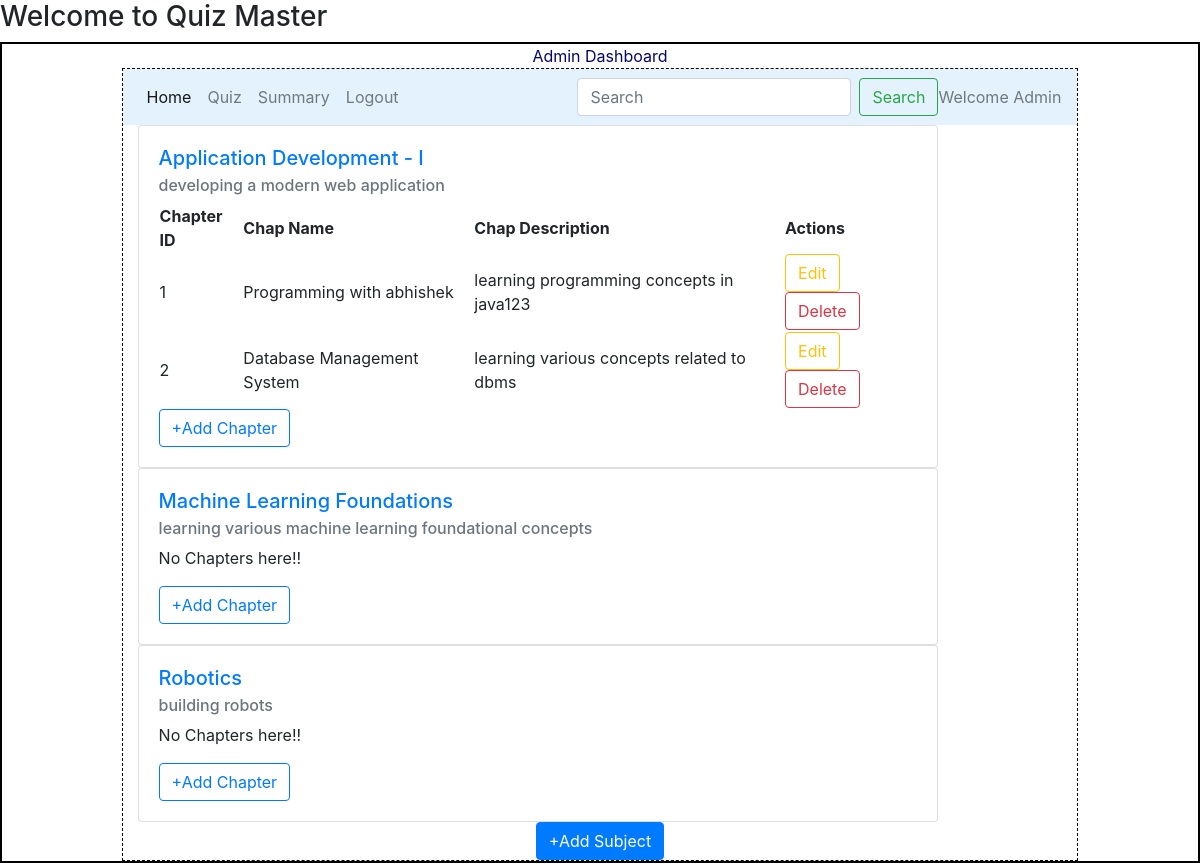
/admin, run on an earlier commit of the app's database.
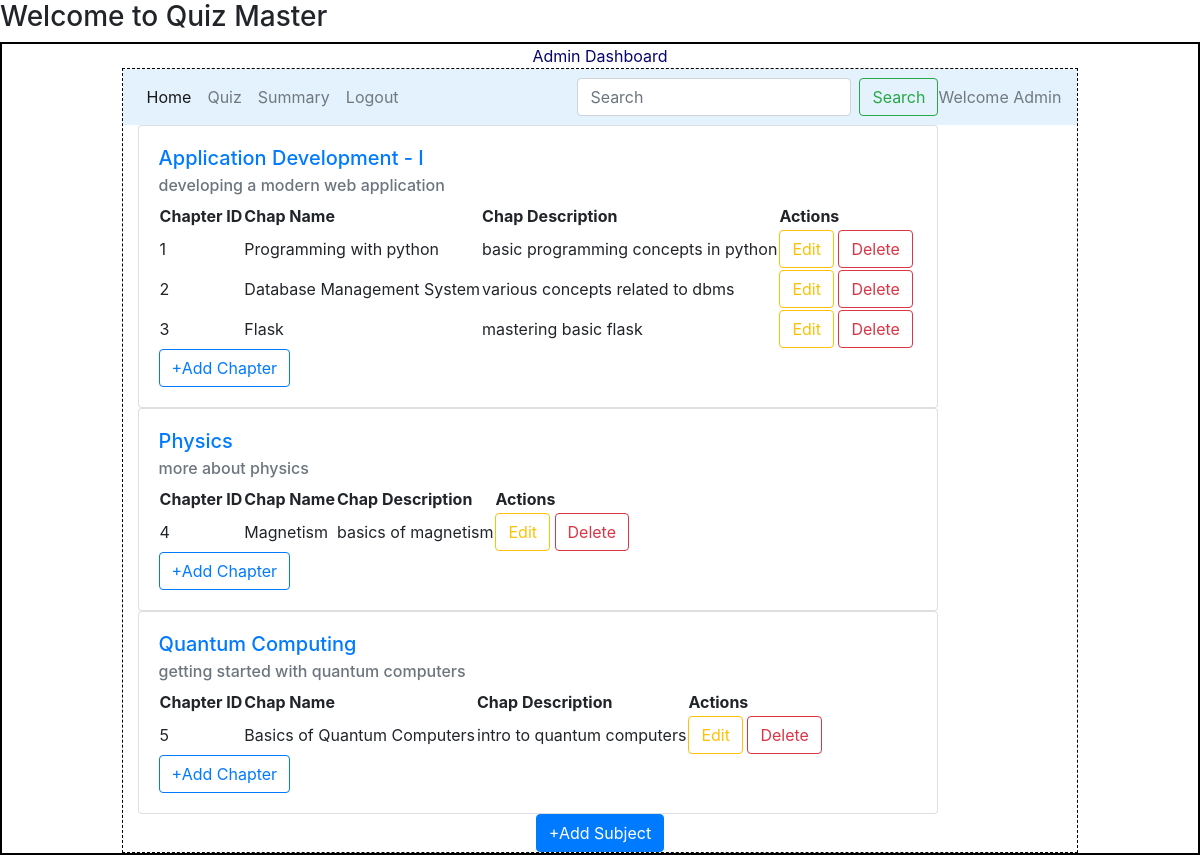
And on a later commit of the database.
### models/model1.py (models this page shows)
class Subject(db.Model):
    __tablename__="subject"
    id=db.Column(db.Integer,primary_key=True)
    name=db.Column(db.String,nullable=False)
    description=db.Column(db.String,nullable=False)
    user_id = db.Column(db.Integer, db.ForeignKey("user_info.id"), nullable=False)
    chapters=db.relationship("Chapter",cascade="all,delete",backref="subject",lazy=True)

class Chapter(db.Model):
    __tablename__="chapter"
    id=db.Column(db.Integer,primary_key=True)
    name=db.Column(db.String,nullable=False)
    description=db.Column(db.String,nullable=False)
    subject_id = db.Column(db.Integer, db.ForeignKey("subject.id"), nullable=False)
    quizes=db.relationship("Quiz",cascade="all,delete",backref="chapter",lazy=True)

### controllers/routes.py (the view)
@app.route('/admin')
def admin_dashboard():
    name=session.get('name','Admin')
    subject=get_subjects()
    quiz_obj=Quiz.query.first()
    return render_template("admin_dashboard.html",name=name,subjects=subject,quiz=quiz_obj)

### controllers/routes.py (called while the page is built)
def get_subjects():
    subject=Subject.query.all()
    return subject

### templates/admin_dashboard.html
{% extends "admin_layout.html" %}
{% block content %}
<div class="container">
    {% if subjects %}
    <div class="row">
        {% for sub in subjects %}
        <div class="col">
            <div class="card" style="width: 50rem;">
                <div class="card-body">
                    <h5 class="card-title">
                        <a href="{{ url_for('subject_detail', subject_id=sub.id,name=sub.name) }}">
                            {{ sub.name }}
                        </a>
                    </h5>
                    <h6 class="card-subtitle mb-2 text-muted">{{ sub.description }}</h6>
                    {% if sub.chapters %}
                    <table>
                        <tr>
                            <th>Chapter ID</th>
                            <th>Chap Name</th>
                            <th>Chap Description</th>
                            <th>Actions</th>
                        </tr>
                        {% for chapter in sub.chapters %}
                        <tr>
                            <td>{{ chapter.id }}</td>
                            <td>{{ chapter.name }}</td>
                            <td>{{ chapter.description }}</td>
                            <td>
                                <a href="{{ url_for('edit_chapter', chapter_id=chapter.id,name=name) }}" class="btn btn-outline-warning">Edit</a>
                                <form action="{{ url_for('delete_chapter', chapter_id=chapter.id,name=name) }}" method="POST" style="display:inline;">
                                    <button type="submit" class="btn btn-outline-danger" onclick="return confirm('Are you sure you want to delete this chapter?');">Delete</button>
                                </form>
                            </td>
                        </tr>
                        {% endfor %}
                    </table>
                    {% else %}
                    <p>No Chapters here!!</p>
                    {% endif %}
                    <a href="{{ url_for('add_chapter', subject_id=sub.id, name=name) }}" class="btn btn-outline-primary">+Add Chapter</a>
                </div>
            </div>
        </div>
        {% endfor %}
    </div>
    {% else %}
    <h3 class="center">No Subjects are available!!</h3>
    {% endif %}
</div>
<div class="center">
    <a href="{{ url_for('add_subject', name=name) }}" class="btn btn-primary">+Add Subject</a>
</div>
{% endblock %}

### templates/admin_layout.html (shortened to what this page needs)
<!DOCTYPE html>
<html lang="en">
<head>
    <link rel="stylesheet" href="/static/main.css">
    <link rel="stylesheet" href="https://cdn.jsdelivr.net/npm/bootstrap@4.0.0/dist/css/bootstrap.min.css">
</head>
<body>
    <h3>Welcome to Quiz Master</h3>
    <div class="my_container">
        <div class="center">Admin Dashboard</div>
        <div class="my_panel">
            <nav class="navbar navbar-expand-lg navbar-light" style="background-color: #e3f2fd;">
                <div class="collapse navbar-collapse" id="navbarText">
                  <ul class="navbar-nav mr-auto">
                    <li class="nav-item active">
                        <a class="nav-link" href="{{url_for('admin_dashboard')}}">Home</a>
                    </li>
                    <li class="nav-item">
                      <li class="nav-item">
                      {% if quiz %}
                        <a class="nav-link" href="{{ url_for('quizManagement_dashboard', chapter_id=quiz.chapter_id, quiz_name=quiz.quiz_name) }}">Quiz</a>
                      {% endif %}
                      </li>
                    </li>
                    <li class="nav-item">
                      <a class="nav-link" href="{{url_for('admin_summary')}}">Summary</a>
                    </li>
                    <li class="nav-item">
                      <a class="nav-link" href="{{url_for('signin')}}">Logout</a>
                    </li>
                  </ul>
                  <form class="d-flex" method="POST" action="/search/{{name}}">
                    <input class="form-control mr-sm-2" type="search" placeholder="Search" name="search_txt" id="search_txt">
                    <button class="btn btn-outline-success my-2 my-sm-0" type="submit">Search</button>
                </form>
                  <span class="navbar-text">
                    Welcome {{name}}
                  </span>
                </div>
              </nav>
              {%block content%}{%endblock%}
            </div>
    </div>
    </body>
</html>

### static/main.css (style rules this page uses)
* { margin:0px; }
.my_container { border:2px solid black; }
.my_panel { width:80%; margin:auto; height:auto; border:1px dashed black; }
.center { text-align: center; margin: auto; color:rgb(5,5,110); }

What changed in the data, as far as the page shows it:
removed Subject: name "Machine Learning Foundations", description "learning various machine learning foundational concepts", shows "No Chapters here!!"
removed Subject: name "Robotics", description "building robots", shows "No Chapters here!!"
changed Chapter id 1: name "Programming with abhishek" → "Programming with python"; description "learning programming concepts in java123" → "basic programming concepts in python"
changed Chapter "Database Management System": description "learning various concepts related to dbms" → "various concepts related to dbms"
added Chapter: id "3", name "Flask", description "mastering basic flask", shown under Subject "Application Development - I"
added Subject: name "Physics", description "more about physics"
added Chapter: id "4", name "Magnetism", description "basics of magnetism", shown under Subject "Physics"
added Subject: name "Quantum Computing", description "getting started with quantum computers"
added Chapter: id "5", name "Basics of Quantum Computers", description "intro to quantum computers", shown under Subject "Quantum Computing"
